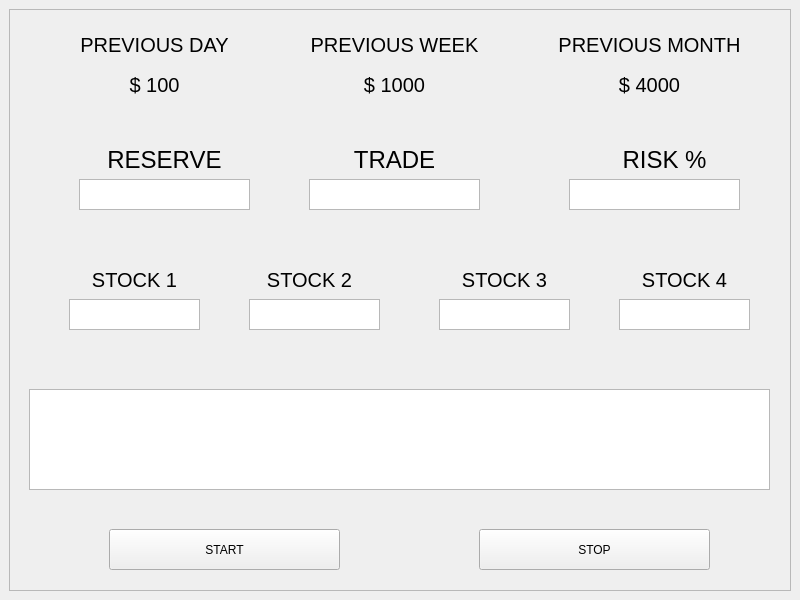
<?xml version="1.0" encoding="UTF-8"?>
<ui version="4.0">
 <class>Dashboard</class>
 <widget class="QMainWindow" name="Dashboard">
  <property name="geometry">
   <rect>
    <x>0</x>
    <y>0</y>
    <width>800</width>
    <height>600</height>
   </rect>
  </property>
  <property name="windowTitle">
   <string>MainWindow</string>
  </property>
  <widget class="QWidget" name="centralwidget">
   <layout class="QVBoxLayout" name="verticalLayout">
    <item>
     <widget class="QFrame" name="frame">
      <property name="frameShape">
       <enum>QFrame::StyledPanel</enum>
      </property>
      <property name="frameShadow">
       <enum>QFrame::Raised</enum>
      </property>
      <widget class="QLabel" name="label">
       <property name="geometry">
        <rect>
         <x>60</x>
         <y>20</y>
         <width>171</width>
         <height>31</height>
        </rect>
       </property>
       <property name="font">
        <font>
         <pointsize>15</pointsize>
        </font>
       </property>
       <property name="text">
        <string>PREVIOUS DAY</string>
       </property>
       <property name="alignment">
        <set>Qt::AlignCenter</set>
       </property>
      </widget>
      <widget class="QLabel" name="label_2">
       <property name="geometry">
        <rect>
         <x>300</x>
         <y>20</y>
         <width>171</width>
         <height>31</height>
        </rect>
       </property>
       <property name="font">
        <font>
         <pointsize>15</pointsize>
        </font>
       </property>
       <property name="text">
        <string>PREVIOUS WEEK</string>
       </property>
       <property name="alignment">
        <set>Qt::AlignCenter</set>
       </property>
      </widget>
      <widget class="QLabel" name="label_3">
       <property name="geometry">
        <rect>
         <x>550</x>
         <y>20</y>
         <width>181</width>
         <height>31</height>
        </rect>
       </property>
       <property name="font">
        <font>
         <pointsize>15</pointsize>
        </font>
       </property>
       <property name="text">
        <string>PREVIOUS MONTH</string>
       </property>
       <property name="alignment">
        <set>Qt::AlignCenter</set>
       </property>
      </widget>
      <widget class="QLabel" name="label_4">
       <property name="geometry">
        <rect>
         <x>80</x>
         <y>130</y>
         <width>151</width>
         <height>41</height>
        </rect>
       </property>
       <property name="font">
        <font>
         <pointsize>18</pointsize>
        </font>
       </property>
       <property name="text">
        <string>RESERVE</string>
       </property>
       <property name="alignment">
        <set>Qt::AlignCenter</set>
       </property>
      </widget>
      <widget class="QLabel" name="label_5">
       <property name="geometry">
        <rect>
         <x>310</x>
         <y>130</y>
         <width>151</width>
         <height>41</height>
        </rect>
       </property>
       <property name="font">
        <font>
         <pointsize>18</pointsize>
        </font>
       </property>
       <property name="text">
        <string>TRADE</string>
       </property>
       <property name="alignment">
        <set>Qt::AlignCenter</set>
       </property>
      </widget>
      <widget class="QLabel" name="label_6">
       <property name="geometry">
        <rect>
         <x>580</x>
         <y>130</y>
         <width>151</width>
         <height>41</height>
        </rect>
       </property>
       <property name="font">
        <font>
         <pointsize>18</pointsize>
        </font>
       </property>
       <property name="text">
        <string>RISK %</string>
       </property>
       <property name="alignment">
        <set>Qt::AlignCenter</set>
       </property>
      </widget>
      <widget class="QLabel" name="stockOne">
       <property name="geometry">
        <rect>
         <x>60</x>
         <y>250</y>
         <width>131</width>
         <height>41</height>
        </rect>
       </property>
       <property name="font">
        <font>
         <pointsize>15</pointsize>
         <bold>false</bold>
        </font>
       </property>
       <property name="text">
        <string>STOCK 1</string>
       </property>
       <property name="alignment">
        <set>Qt::AlignCenter</set>
       </property>
      </widget>
      <widget class="QLabel" name="stockTwo">
       <property name="geometry">
        <rect>
         <x>230</x>
         <y>250</y>
         <width>141</width>
         <height>41</height>
        </rect>
       </property>
       <property name="font">
        <font>
         <pointsize>15</pointsize>
         <bold>false</bold>
        </font>
       </property>
       <property name="text">
        <string>STOCK 2</string>
       </property>
       <property name="alignment">
        <set>Qt::AlignCenter</set>
       </property>
      </widget>
      <widget class="QLabel" name="stockThree">
       <property name="geometry">
        <rect>
         <x>430</x>
         <y>250</y>
         <width>131</width>
         <height>41</height>
        </rect>
       </property>
       <property name="font">
        <font>
         <pointsize>15</pointsize>
         <bold>false</bold>
        </font>
       </property>
       <property name="text">
        <string>STOCK 3</string>
       </property>
       <property name="alignment">
        <set>Qt::AlignCenter</set>
       </property>
      </widget>
      <widget class="QLabel" name="stockFour">
       <property name="geometry">
        <rect>
         <x>610</x>
         <y>250</y>
         <width>131</width>
         <height>41</height>
        </rect>
       </property>
       <property name="font">
        <font>
         <pointsize>15</pointsize>
         <bold>false</bold>
        </font>
       </property>
       <property name="text">
        <string>STOCK 4</string>
       </property>
       <property name="alignment">
        <set>Qt::AlignCenter</set>
       </property>
      </widget>
      <widget class="QPushButton" name="startButton">
       <property name="geometry">
        <rect>
         <x>100</x>
         <y>520</y>
         <width>231</width>
         <height>41</height>
        </rect>
       </property>
       <property name="text">
        <string>START</string>
       </property>
      </widget>
      <widget class="QPushButton" name="stopButton">
       <property name="geometry">
        <rect>
         <x>470</x>
         <y>520</y>
         <width>231</width>
         <height>41</height>
        </rect>
       </property>
       <property name="text">
        <string>STOP</string>
       </property>
      </widget>
      <widget class="QLabel" name="label_11">
       <property name="geometry">
        <rect>
         <x>60</x>
         <y>60</y>
         <width>171</width>
         <height>31</height>
        </rect>
       </property>
       <property name="font">
        <font>
         <pointsize>15</pointsize>
        </font>
       </property>
       <property name="text">
        <string>$ 100</string>
       </property>
       <property name="alignment">
        <set>Qt::AlignCenter</set>
       </property>
      </widget>
      <widget class="QLabel" name="label_12">
       <property name="geometry">
        <rect>
         <x>300</x>
         <y>60</y>
         <width>171</width>
         <height>31</height>
        </rect>
       </property>
       <property name="font">
        <font>
         <pointsize>15</pointsize>
        </font>
       </property>
       <property name="text">
        <string>$ 1000</string>
       </property>
       <property name="alignment">
        <set>Qt::AlignCenter</set>
       </property>
      </widget>
      <widget class="QLabel" name="label_13">
       <property name="geometry">
        <rect>
         <x>550</x>
         <y>60</y>
         <width>181</width>
         <height>31</height>
        </rect>
       </property>
       <property name="font">
        <font>
         <pointsize>15</pointsize>
        </font>
       </property>
       <property name="text">
        <string>$ 4000</string>
       </property>
       <property name="alignment">
        <set>Qt::AlignCenter</set>
       </property>
      </widget>
      <widget class="QTextEdit" name="reserveText">
       <property name="geometry">
        <rect>
         <x>70</x>
         <y>170</y>
         <width>171</width>
         <height>31</height>
        </rect>
       </property>
       <property name="font">
        <font/>
       </property>
       <property name="layoutDirection">
        <enum>Qt::LeftToRight</enum>
       </property>
       <property name="styleSheet">
        <string notr="true"/>
       </property>
      </widget>
      <widget class="QTextEdit" name="tradeText">
       <property name="geometry">
        <rect>
         <x>300</x>
         <y>170</y>
         <width>171</width>
         <height>31</height>
        </rect>
       </property>
      </widget>
      <widget class="QTextEdit" name="riskText">
       <property name="geometry">
        <rect>
         <x>560</x>
         <y>170</y>
         <width>171</width>
         <height>31</height>
        </rect>
       </property>
      </widget>
      <widget class="QTextEdit" name="stockOneText">
       <property name="geometry">
        <rect>
         <x>60</x>
         <y>290</y>
         <width>131</width>
         <height>31</height>
        </rect>
       </property>
      </widget>
      <widget class="QTextEdit" name="stockTwoText">
       <property name="geometry">
        <rect>
         <x>240</x>
         <y>290</y>
         <width>131</width>
         <height>31</height>
        </rect>
       </property>
      </widget>
      <widget class="QTextEdit" name="stockThreeText">
       <property name="geometry">
        <rect>
         <x>430</x>
         <y>290</y>
         <width>131</width>
         <height>31</height>
        </rect>
       </property>
      </widget>
      <widget class="QTextEdit" name="stockFourText">
       <property name="geometry">
        <rect>
         <x>610</x>
         <y>290</y>
         <width>131</width>
         <height>31</height>
        </rect>
       </property>
      </widget>
      <widget class="QGraphicsView" name="graphicsView">
       <property name="geometry">
        <rect>
         <x>20</x>
         <y>380</y>
         <width>741</width>
         <height>101</height>
        </rect>
       </property>
      </widget>
     </widget>
    </item>
   </layout>
  </widget>
 </widget>
 <resources/>
 <connections/>
</ui>
